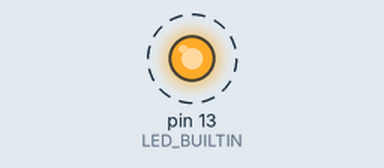
Recording of a sketch running on a simulated Teensy 4. On the bench: output pins drawn as LEDs (lit = HIGH). Dashed ring = blinking. Random numbers use the default seed unless the sketch sets one; what the sketch prints to the serial monitor is not drawn.

Above: at 0.4 s.
Timing chart, 0 to 3.2 s (numbered marks = the images above):
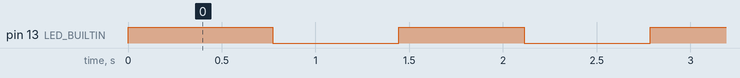

Measured:
- by itself, pin 13 (LED_BUILTIN): alternates HIGH for 0.67 s and LOW for 0.67 s

The sketch:

inear_teensy_firmware.ino
```cpp
/*
 * InEar Teensy Firmware for Teensy 4.1
 *
 * SIMULATION MODE: Generates synthetic data for all sensors
 * Streams 56-byte packets over USB at 1kHz to Open Ephys
 *
 * Protocol: 5 EEG (24-bit) + 3 Accel (16-bit) + 3 PPG (48-bit) + Temp + Battery + Sync
 */

#include <SPI.h>

// ============================================================================
// CONFIGURATION
// ============================================================================

#define SIMULATION_MODE true   // Set to false for real hardware
#define SAMPLE_RATE_HZ 1000
#define USB_BAUD 2000000

// InEar Teensy Protocol Constants (must match plugin!)
#define IET_HEADER_1     0xA5
#define IET_HEADER_2     0x5A
#define IET_FOOTER_1     0xC0
#define IET_FOOTER_2     0xC0
#define IET_PACKET_SIZE  56
#define IET_NUM_EEG_CH   5
#define IET_NUM_ACCEL_CH 3
#define IET_NUM_PPG_CH   3

// Math constant - avoid conflict with Arduino's wiring.h
#ifndef TWO_PI
#define TWO_PI 6.283185307179586
#endif

#ifndef M_PI
#define M_PI 3.14159265358979323846
#endif

// ============================================================================
// PACKET STRUCTURE (56 bytes total)
// ============================================================================
// Offset  Size  Description
// ------  ----  -----------
// 0       2     Header (0xA5 0x5A)
// 2       4     Timestamp (microseconds, uint32, BIG ENDIAN)
// 6       1     Marker byte (event triggers)
// 7       15    EEG data (5 channels × 24-bit = 15 bytes, BIG ENDIAN)
// 22      6     Accelerometer (3 × int16 = 6 bytes, BIG ENDIAN)
// 28      18    PPG data (3 channels × 48-bit = 18 bytes, BIG ENDIAN)
// 46      2     Temperature (int16, 0.01°C units, BIG ENDIAN)
// 48      2     Battery (uint16, mV, BIG ENDIAN)
// 50      2     Sync signal (uint16, BIG ENDIAN)
// 52      1     Packet counter (uint8, 0-255)
// 53      1     Checksum (XOR of bytes 0-52)
// 54      2     Footer (0xC0 0xC0)

// ============================================================================
// GLOBAL VARIABLES
// ============================================================================

uint8_t packetBuffer[IET_PACKET_SIZE];
uint8_t packetCounter = 0;
uint32_t sampleCount = 0;

// Simulation variables
float simTime = 0.0f;
const float simDeltaT = 1.0f / SAMPLE_RATE_HZ;

// Timing
IntervalTimer sampleTimer;
volatile bool dataReady = false;

// EEG simulation frequencies (Hz) for each channel
const float eegFreqs[IET_NUM_EEG_CH] = {3.0f, 6.0f, 10.0f, 20.0f, 40.0f};

// ============================================================================
// SIMULATION DATA GENERATION
// ============================================================================

void generateSimulatedData() {
    // --- EEG Data (5 channels, 24-bit each, BIG ENDIAN) ---
    // Generate sine waves at different frequencies with some noise
    for (int ch = 0; ch < IET_NUM_EEG_CH; ch++) {
        float amplitude = 100000.0f;  // ~100µV in 24-bit scale
        float signal = amplitude * sin(TWO_PI * eegFreqs[ch] * simTime);

        // Add some noise
        signal += (random(-1000, 1000));

        int32_t eegValue = (int32_t)signal;

        // Pack 24-bit value (BIG ENDIAN) at offset 7 + (ch * 3)
        int offset = 7 + (ch * 3);
        packetBuffer[offset + 0] = (eegValue >> 16) & 0xFF;  // MSB first
        packetBuffer[offset + 1] = (eegValue >> 8) & 0xFF;
        packetBuffer[offset + 2] = eegValue & 0xFF;          // LSB last
    }

    // --- Accelerometer Data (3 channels, 16-bit each, BIG ENDIAN) ---
    // Simulate gentle motion/breathing artifact
    float accelX = 100 * sin(TWO_PI * 0.2f * simTime);  // 0.2 Hz sway
    float accelY = 50 * sin(TWO_PI * 0.15f * simTime);  // 0.15 Hz
    float accelZ = 16384 + 30 * sin(TWO_PI * 0.25f * simTime);  // Gravity + breathing

    int16_t ax = (int16_t)accelX;
    int16_t ay = (int16_t)accelY;
    int16_t az = (int16_t)accelZ;

    // Pack at offset 22 (BIG ENDIAN - MSB first)
    packetBuffer[22] = (ax >> 8) & 0xFF;
    packetBuffer[23] = ax & 0xFF;
    packetBuffer[24] = (ay >> 8) & 0xFF;
    packetBuffer[25] = ay & 0xFF;
    packetBuffer[26] = (az >> 8) & 0xFF;
    packetBuffer[27] = az & 0xFF;

    // --- PPG Data (3 channels, 48-bit each, BIG ENDIAN) ---
    // Simulate heartbeat at ~72 BPM (1.2 Hz)
    float heartRate = 1.2f;  // Hz
    float heartPhase = fmod(simTime * heartRate, 1.0f);

    // Create realistic PPG waveform shape
    float ppgPulse = 0;
    if (heartPhase < 0.15f) {
        // Systolic rise
        ppgPulse = sin(M_PI * heartPhase / 0.15f);
    } else if (heartPhase < 0.4f) {
        // Diastolic decay with dicrotic notch
        float decay = (heartPhase - 0.15f) / 0.25f;
        ppgPulse = cos(M_PI * decay * 0.5f) * 0.8f;
        // Dicrotic notch
        if (heartPhase > 0.25f && heartPhase < 0.32f) {
            ppgPulse += 0.15f * sin(M_PI * (heartPhase - 0.25f) / 0.07f);
        }
    }

    // PPG channels: Red, IR, Green with different DC offsets and AC amplitudes
    int64_t ppgRed   = (int64_t)(100000000000LL + ppgPulse * 5000000000LL);
    int64_t ppgIR    = (int64_t)(120000000000LL + ppgPulse * 6000000000LL);
    int64_t ppgGreen = (int64_t)(80000000000LL + ppgPulse * 4000000000LL);

    // Pack 48-bit values at offset 28 (6 bytes each, BIG ENDIAN)
    packInt48BE(packetBuffer + 28, ppgRed);
    packInt48BE(packetBuffer + 34, ppgIR);
    packInt48BE(packetBuffer + 40, ppgGreen);

    // --- Temperature (16-bit, 0.01°C units, BIG ENDIAN) ---
    // Simulate slow temperature drift around 36.5°C
    float tempC = 36.5f + 0.1f * sin(TWO_PI * 0.001f * simTime);
    int16_t tempValue = (int16_t)(tempC * 100);  // 3650 = 36.50°C
    packetBuffer[46] = (tempValue >> 8) & 0xFF;
    packetBuffer[47] = tempValue & 0xFF;

    // --- Battery (16-bit, mV, BIG ENDIAN) ---
    // Simulate slow battery discharge from 4200mV to 3700mV over time
    float batteryMV = 4200.0f - (simTime * 0.01f);
    if (batteryMV < 3700.0f) batteryMV = 3700.0f;
    uint16_t battValue = (uint16_t)batteryMV;
    packetBuffer[48] = (battValue >> 8) & 0xFF;
    packetBuffer[49] = battValue & 0xFF;

    // --- Sync Signal (16-bit, BIG ENDIAN) ---
    // Generate periodic sync pulses
    static uint32_t nextSyncTime = 0;
    static uint16_t syncState = 0;

    if (sampleCount >= nextSyncTime) {
        if (syncState == 0) {
            syncState = 1;
            nextSyncTime = sampleCount + 100;  // 100ms pulse
        } else {
            syncState = 0;
            nextSyncTime = sampleCount + random(500, 2000);  // Random interval
        }
    }
    packetBuffer[50] = (syncState >> 8) & 0xFF;
    packetBuffer[51] = syncState & 0xFF;

    simTime += simDeltaT;
}

void packInt48BE(uint8_t* dest, int64_t value) {
    // Pack 48-bit value in BIG ENDIAN format (MSB first)
    dest[0] = (value >> 40) & 0xFF;
    dest[1] = (value >> 32) & 0xFF;
    dest[2] = (value >> 24) & 0xFF;
    dest[3] = (value >> 16) & 0xFF;
    dest[4] = (value >> 8) & 0xFF;
    dest[5] = value & 0xFF;
}

// ============================================================================
// PACKET BUILDING AND TRANSMISSION
// ============================================================================

void buildPacket() {
    // Header (bytes 0-1): 0xA5 0x5A
    packetBuffer[0] = IET_HEADER_1;
    packetBuffer[1] = IET_HEADER_2;

    // Timestamp (bytes 2-5, BIG ENDIAN microseconds)
    uint32_t timestamp = micros();
    packetBuffer[2] = (timestamp >> 24) & 0xFF;  // MSB first
    packetBuffer[3] = (timestamp >> 16) & 0xFF;
    packetBuffer[4] = (timestamp >> 8) & 0xFF;
    packetBuffer[5] = timestamp & 0xFF;          // LSB last

    // Marker byte (byte 6) - event triggers
    packetBuffer[6] = 0x00;  // No event marker

    // Generate sensor data (fills bytes 7-51)
    if (SIMULATION_MODE) {
        generateSimulatedData();
    } else {
        // TODO: Read from real hardware
        readRealSensorData();
    }

    // Packet counter (byte 52)
    packetBuffer[52] = packetCounter++;

    // Checksum (byte 53) - XOR of bytes 0-52 (header through counter)
    uint8_t checksum = 0;
    for (int i = 0; i < 53; i++) {
        checksum ^= packetBuffer[i];
    }
    packetBuffer[53] = checksum;

    // Footer (bytes 54-55): 0xC0 0xC0
    packetBuffer[54] = IET_FOOTER_1;
    packetBuffer[55] = IET_FOOTER_2;

    // Increment sample count (used for sync timing in both modes)
    sampleCount++;
}

void readRealSensorData() {
    // Placeholder for real hardware reading
    // This would interface with ADS1299, ADXL345, MAX30105, etc.
    memset(packetBuffer + 7, 0, 45);  // Zero out data portion
}

void sendPacket() {
    Serial.write(packetBuffer, IET_PACKET_SIZE);
}

// ============================================================================
// TIMER INTERRUPT
// ============================================================================

void sampleTimerISR() {
    dataReady = true;
}

// ============================================================================
// SETUP AND LOOP
// ============================================================================

void setup() {
    // Initialize USB Serial
    Serial.begin(USB_BAUD);

    // Wait for serial connection (with timeout)
    uint32_t startTime = millis();
    while (!Serial && (millis() - startTime < 5000)) {
        // Wait up to 5 seconds for serial
    }

    // Initialize packet buffer
    memset(packetBuffer, 0, IET_PACKET_SIZE);

    // Initialize random seed
    randomSeed(analogRead(0));

    // Setup LED for status
    pinMode(LED_BUILTIN, OUTPUT);
    digitalWrite(LED_BUILTIN, HIGH);

    // Start sample timer at 1kHz
    sampleTimer.begin(sampleTimerISR, 1000000 / SAMPLE_RATE_HZ);

    // Small delay before starting
    delay(100);
}

void loop() {
    if (dataReady) {
        dataReady = false;

        // Build and send packet
        buildPacket();
        sendPacket();

        // Toggle LED every 500 samples (2Hz blink)
        static uint16_t ledCounter = 0;
        if (++ledCounter >= 500) {
            ledCounter = 0;
            digitalWrite(LED_BUILTIN, !digitalRead(LED_BUILTIN));
        }
    }
}
```
